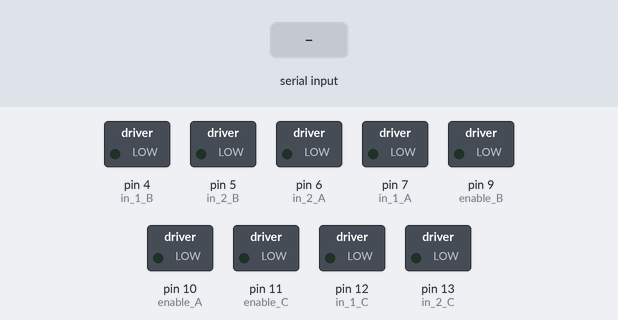
The sketch below on a simulated Arduino Uno, built with avr-gcc and run on an emulated ATmega328P. Shown: switched loads named in the sketch (green lamp = pin HIGH). The inputs (shaded band) are chosen by the test bench.

Above: at 2.2 s.
2.3 s: "dir=up;" received over the second serial link
At 2.9 s:
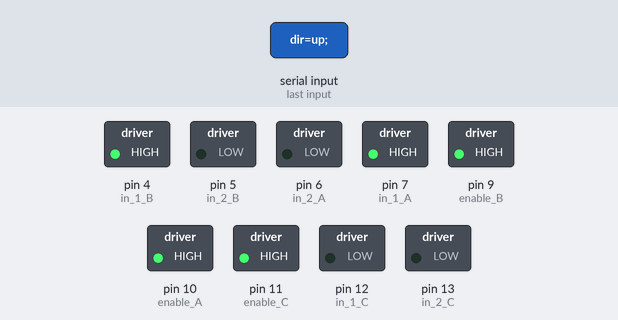
3.8 s: "dir=down;" received over the second serial link
At 4.1 s:
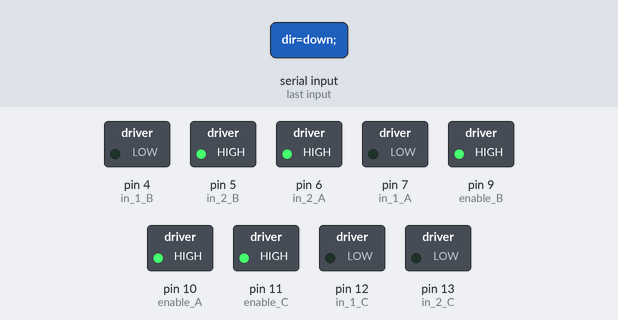
5.3 s: "dir=left;" received over the second serial link
At 6.4 s:
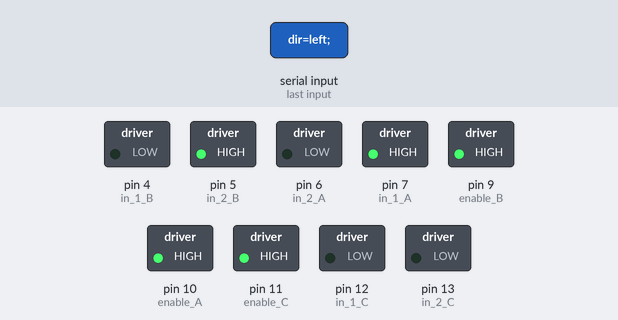
6.8 s: "dir=right;" received over the second serial link
At 7.6 s:
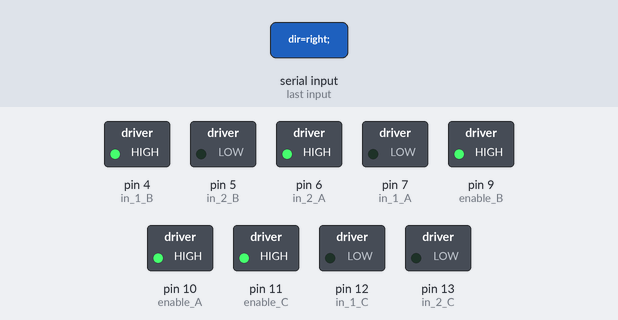
8.3 s: "dir=climb;" received over the second serial link
At 8.9 s:
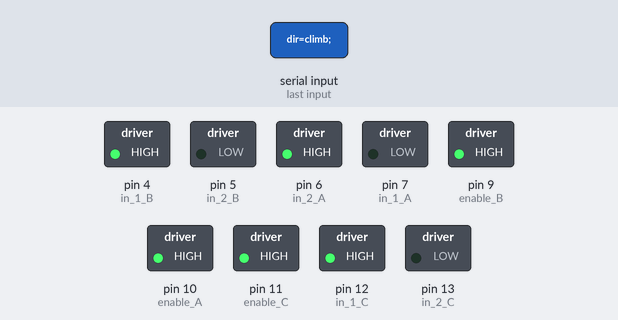
10.0 s: "dir=brake;" received over the second serial link
At 11.2 s:
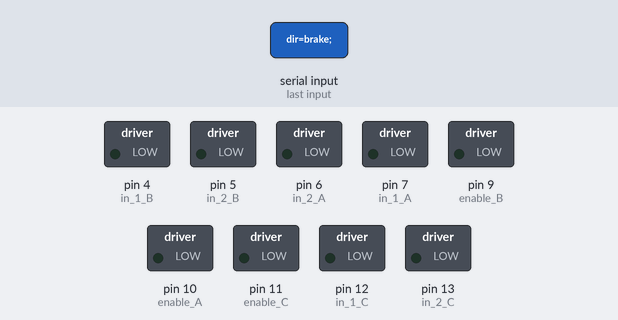
Timing chart, 0 to 12.5 s (numbered marks = the images above; inputs shaded):
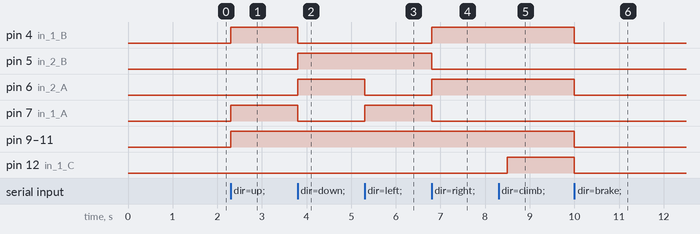

The sketch:

controle_drone_firmware.ino
```cpp
#include <SoftwareSerial.h>

#define RX 3
#define TX 2

SoftwareSerial BlueT(RX,TX);
char buf[500];
int i=0,valid=0;

//Moteur
#define A 23
#define B 24
#define C 25
#define AVANT 26
#define ARRIERE 27
#define STOP 28

const int enable_A=10;
const int in_1_A=7;
const int in_2_A=6;

const int enable_B=9;
const int in_1_B=4;
const int in_2_B=5;

const int enable_C=11;
const int in_1_C=12;
const int in_2_C=13;

void setup() {
 Serial.begin(9600);
 delay(500);
 BlueT.begin(9600);
 delay(500);
pinMode(enable_A,OUTPUT);
pinMode(in_1_A,OUTPUT);
pinMode(in_2_A,OUTPUT);

pinMode(enable_B,OUTPUT);
pinMode(in_1_B,OUTPUT);
pinMode(in_2_B,OUTPUT);

pinMode(enable_C,OUTPUT);
pinMode(in_1_C,OUTPUT);
pinMode(in_2_C,OUTPUT);


}

void loop() {
while(BlueT.available())
  {
    if(i>=499)
     {
        break;
     }
     char c = char(BlueT.read());
     if(c == ';')
     {
      valid++;
     }
     buf[i] = c;
     i++;
  }

  if(valid == 1)
  {
    buf[i] = '\0';
    valid=0;
    i=0;

    if(strcmp(buf,"dir=brake;") == 0)
    {
      stop_all();
    }
    else if(strcmp(buf,"dir=up;") == 0)
    {
      delayMicroseconds(200);
      forward();
      power_all(255);
    }
    else if(strcmp(buf,"dir=down;") == 0)
    {
      delayMicroseconds(200);
      other_forward();
      power_all(255);
    }
    else if(strcmp(buf,"dir=left;") == 0)
    {
      delayMicroseconds(200);
      left();
      power_all(255);
    }
    else if(strcmp(buf,"dir=right;") == 0)
    {
      delayMicroseconds(200);
      right();
      power_all(255);
    }
    else if(strcmp(buf,"dir=climb;") == 0)
    {
      delay(200);
      climb();
      power_all(255);
    }

   sprintf(buf,"");
  }
}


void direction_motor(int n,int s)
{
  if(n==A)
  {
    if(s==AVANT)
    {
      digitalWrite(in_1_A,HIGH);
    digitalWrite(in_2_A,LOW);
    }
    else if(s==ARRIERE)
    {
      digitalWrite(in_2_A,HIGH);
  digitalWrite(in_1_A,LOW);
    }
    else
    {
      digitalWrite(in_2_A,LOW);
  digitalWrite(in_1_A,LOW);
    }
  }
  else if(n==C)
  {
    if(s==AVANT)
    {
      digitalWrite(in_1_C,HIGH);
    digitalWrite(in_2_C,LOW);
    }
    else if(s==ARRIERE)
    {
      digitalWrite(in_2_C,HIGH);
  digitalWrite(in_1_C,LOW);
    }
    else
    {
      digitalWrite(in_2_C,LOW);
  digitalWrite(in_1_C,LOW);
    }
  }
  else
  {
    if(s==AVANT)
    {
      digitalWrite(in_1_B,HIGH);
    digitalWrite(in_2_B,LOW);
    }
    else if(s==ARRIERE)
    {
      digitalWrite(in_2_B,HIGH);
  digitalWrite(in_1_B,LOW);
    }
    else
    {
       digitalWrite(in_2_B,LOW);
  digitalWrite(in_1_B,LOW);
    }
  }
}

void stop_all()
{
  direction_motor(A,STOP);
  direction_motor(B,STOP);
  direction_motor(C,STOP);
  power_all(0);
}

void forward()
{
  direction_motor(A,AVANT);
  direction_motor(B,AVANT);
  //direction_motor(C,AVANT);
}

void other_forward()
{
  direction_motor(A,ARRIERE);
  direction_motor(B,ARRIERE);
  //direction_motor(C,ARRIERE);
}

void left()
{
  direction_motor(A,AVANT);
  direction_motor(B,ARRIERE);
}

void right()
{
  direction_motor(A,ARRIERE);
  direction_motor(B,AVANT);
}

void climb()
{
  direction_motor(C,AVANT);
}

void power_motor(int n,int pwm)
{
  if(n==A)
  {
    analogWrite(enable_A,pwm);
  }
  else if(n==C)
  {
    analogWrite(enable_C,pwm);
  }
  else
  {
    analogWrite(enable_B,pwm);
  }
}

void power_all(int pwm)
{
  power_motor(A,pwm);
  power_motor(B,pwm);
  power_motor(C,pwm);
}
```

Measured:
- after the input at 2.3 s, pin 4 (in_1_B), pin 7 (in_1_A), pin 9 (enable_B), pin 10 (enable_A), pin 11 (enable_C): LOW → HIGH at once
- after the input at 3.8 s, pin 4 (in_1_B), pin 7 (in_1_A): HIGH → LOW at once; pin 5 (in_2_B), pin 6 (in_2_A): LOW → HIGH at once
- after the input at 5.3 s, pin 6 (in_2_A): HIGH → LOW at once; pin 7 (in_1_A): LOW → HIGH at once
- after the input at 6.8 s, pin 4 (in_1_B), pin 6 (in_2_A): LOW → HIGH at once; pin 5 (in_2_B), pin 7 (in_1_A): HIGH → LOW at once
- after the input at 8.3 s, pin 12 (in_1_C): LOW → HIGH after 0.20 s
- after the input at 10.0 s, pin 4 (in_1_B), pin 6 (in_2_A), pin 9 (enable_B), pin 10 (enable_A), pin 11 (enable_C), pin 12 (in_1_C): HIGH → LOW at once
